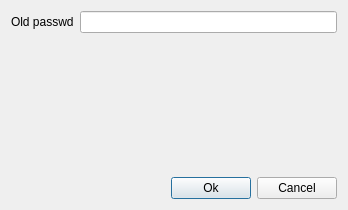
<?xml version="1.0" encoding="UTF-8"?>
<ui version="4.0">
 <class>dchangepassword</class>
 <widget class="QDialog" name="dchangepassword">
  <property name="geometry">
   <rect>
    <x>0</x>
    <y>0</y>
    <width>348</width>
    <height>210</height>
   </rect>
  </property>
  <property name="windowTitle">
   <string>Dialog</string>
  </property>
  <layout class="QVBoxLayout" name="verticalLayout_3">
   <item>
    <layout class="QVBoxLayout" name="verticalLayout_2">
     <item>
      <layout class="QVBoxLayout" name="verticalLayout">
       <item>
        <layout class="QHBoxLayout" name="horizontalLayout">
         <item>
          <widget class="QLabel" name="label">
           <property name="text">
            <string>Old passwd</string>
           </property>
          </widget>
         </item>
         <item>
          <widget class="QLineEdit" name="lineEdit">
           <property name="echoMode">
            <enum>QLineEdit::Password</enum>
           </property>
          </widget>
         </item>
        </layout>
       </item>
       <item>
        <widget class="KNewPasswordWidget" name="knewpasswordwidget"/>
       </item>
      </layout>
     </item>
     <item>
      <layout class="QHBoxLayout" name="horizontalLayout_2">
       <item>
        <spacer name="horizontalSpacer">
         <property name="orientation">
          <enum>Qt::Horizontal</enum>
         </property>
         <property name="sizeHint" stdset="0">
          <size>
           <width>40</width>
           <height>20</height>
          </size>
         </property>
        </spacer>
       </item>
       <item>
        <widget class="QPushButton" name="pushButton">
         <property name="text">
          <string>Ok</string>
         </property>
        </widget>
       </item>
       <item>
        <widget class="QPushButton" name="pushButton_2">
         <property name="text">
          <string>Cancel</string>
         </property>
        </widget>
       </item>
      </layout>
     </item>
    </layout>
   </item>
  </layout>
 </widget>
 <customwidgets>
  <customwidget>
   <class>KNewPasswordWidget</class>
   <extends>QWidget</extends>
   <header>knewpasswordwidget.h</header>
  </customwidget>
 </customwidgets>
 <resources/>
 <connections/>
</ui>
